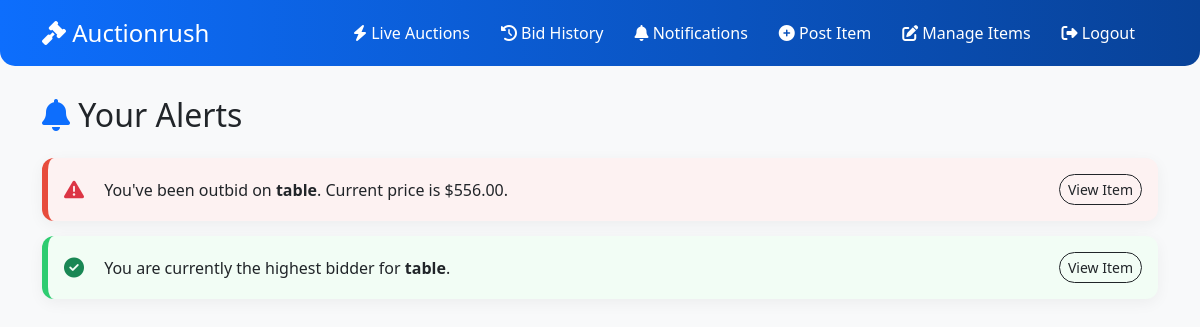
Screenshot of /notifications.php (signed in) with the database file from the repository.
### tables this page shows
CREATE TABLE `items` (
  `item_id` int(11) NOT NULL,
  `seller_id` int(11) DEFAULT NULL,
  `title` varchar(100) NOT NULL,
  `description` text DEFAULT NULL,
  `starting_price` decimal(10,2) NOT NULL,
  `current_price` decimal(10,2) NOT NULL,
  `image` varchar(255) DEFAULT NULL,
  `status` enum('upcoming','live','closed') DEFAULT 'upcoming',
  `created_at` timestamp NOT NULL DEFAULT current_timestamp()
);

### notifications.php (the view, shortened to what this page needs)
<?php
include 'connect.php';
include 'header.php';
$user_id = $_SESSION['user_id'];
$notif_query = "
    SELECT i.item_id, i.title, i.current_price, i.status, MAX(b.bid_amount) as my_max_bid
    FROM bids b
    JOIN items i ON b.item_id = i.item_id
    WHERE b.user_id = $user_id
    GROUP BY i.item_id
    ORDER BY i.status ASC, b.bid_time DESC";
$notifications = mysqli_query($conn, $notif_query);
?>
<!DOCTYPE html>
<html lang="en">
<head>
</head>
<body class="bg-light">
<div class="container notif-container">
    <h2 class="mb-4"><i class="fas fa-bell text-primary"></i> Your Alerts</h2>
    <?php if(mysqli_num_rows($notifications) > 0): ?>
        <?php while($row = mysqli_fetch_assoc($notifications)):
            $is_winning = ($row['my_max_bid'] == $row['current_price']);
            $is_closed = ($row['status'] == 'closed');
            if ($is_closed && $is_winning) {
                $type = "won";
                $icon = "fa-trophy text-warning";
                $text = "Congratulations! You won the auction for <strong>" . htmlspecialchars($row['title']) . "</strong>.";
            } elseif ($is_winning) {
                $type = "winning";
                $icon = "fa-check-circle text-success";
                $text = "You are currently the highest bidder for <strong>" . htmlspecialchars($row['title']) . "</strong>.";
            } else {
                $type = "outbid";
                $icon = "fa-exclamation-triangle text-danger";
                $text = "You've been outbid on <strong>" . htmlspecialchars($row['title']) . "</strong>. Current price is $" . number_format($row['current_price'], 2) . ".";
            }
        ?>
            <div class="card alert-card <?php echo $type; ?> p-3">
                <div class="d-flex align-items-center justify-content-between">
                    <div>
                        <i class="fas <?php echo $icon; ?> fa-lg me-3"></i>
                        <span><?php echo $text; ?></span>
                    </div>
                    <a href="item_details.php?id=<?php echo $row['item_id']; ?>" class="btn btn-sm btn-outline-dark rounded-pill">View Item</a>
                </div>
            </div>
        <?php endwhile; ?>
    <?php endif; ?>
</div>
</body>
</html>

### notifications.php (style rules this page uses)
.notif-container { margin-top: 30px; }
.alert-card { border-radius: 12px; border: none; margin-bottom: 15px; box-shadow: 0 4px 15px rgba(0,0,0,0.05); border-left: 6px solid; }
.outbid { border-left-color: #e74c3c; background-color: #fdf2f2; }
.winning { border-left-color: #2ecc71; background-color: #f2fdf5; }

### rows the page displays
items: title "table", current_price "556.00"
items: title "table"
